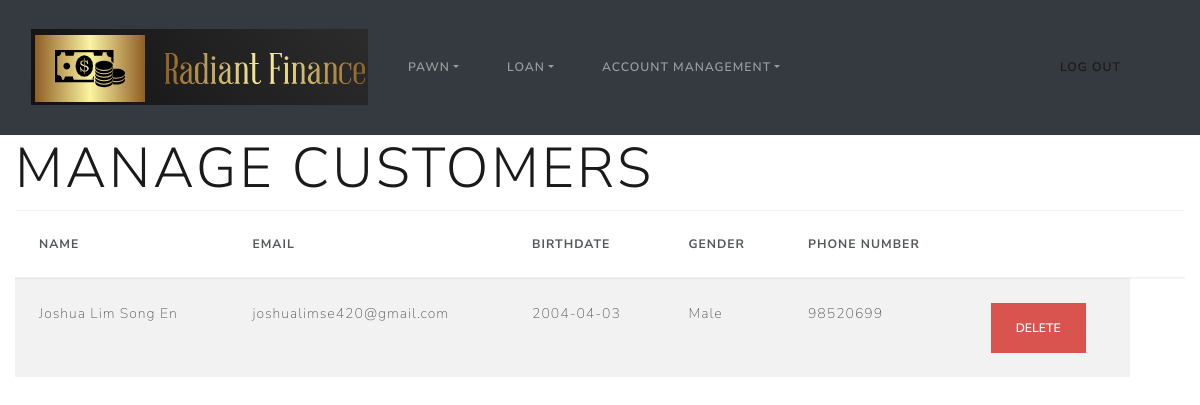
The page /manageCustomer (signed in) on the database as committed earlier.
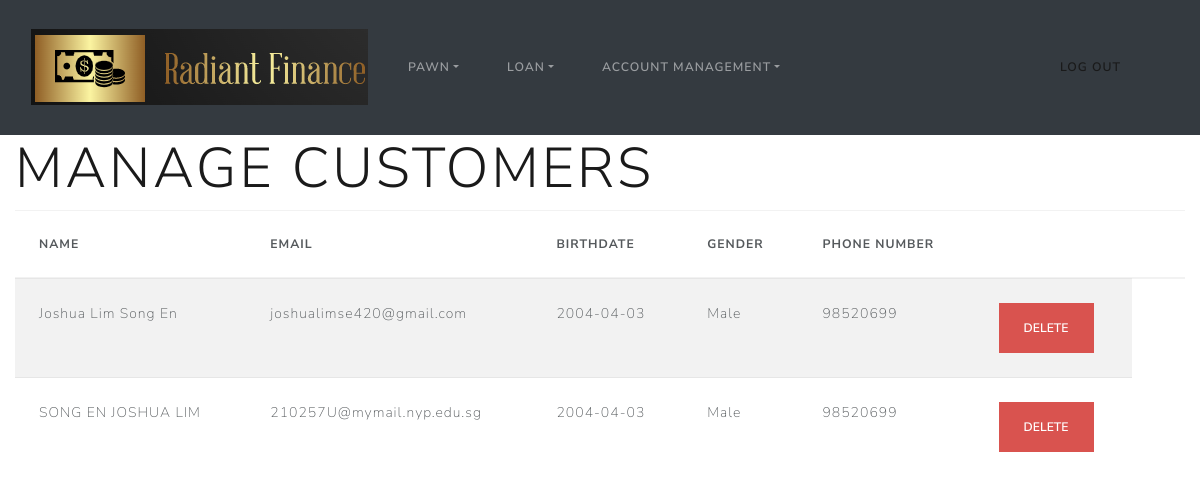
The same page on the database as committed later.
### __init__.py (models this page shows)
class User(db.Model, UserMixin):
    id = db.Column(db.Integer, primary_key=True)
    name = db.Column(db.String(20), nullable=False)
    gender = db.Column(db.String(1), nullable=False)
    phone = db.Column(db.String(8), nullable=False)
    birthdate = db.Column(db.Date, nullable=False)
    email = db.Column(db.String(30), nullable=False)
    password = db.Column(db.String(100), nullable=False)
    role = db.Column(db.Integer, nullable=False)
    passwordChange = db.Column(db.Date, nullable=False)
    passAttempt = (db.Column(db.Integer, nullable=False))
    TWOFAStatus = db.Column(db.String(30), nullable=False)
    FUI = db.Column(db.String(300), nullable=True)
    FUI_ID = db.Column(db.String(300), nullable=True)
    verified = db.Column(db.Integer, nullable=True)

### __init__.py (the view)
@app.route('/manageCustomer', methods=['GET', 'POST'])
@login_required
def manage_customers():
    role = session['role']
    if role == 1:
        pass
    else:
        return redirect(url_for('main'))
    return render_template('manageCustomer.html', Users=User.query.all())

### __init__.py (called while the page is built)
@login_manager.user_loader
def load_user(user_id):
    return User.query.get(int(user_id))

### templates/manageCustomer.html (shortened to what this page needs)
{% extends "baseDashboard.html" %}
{% block content %}
<h1 class="display-4">Manage Customers</h1>
<div>
  <table class="table table-striped">
    <thead>
      <tr>
        <th>Name</th>
        <th>Email</th>
        <th>BirthDate</th>
        <th>gender</th>
        <th>Phone Number</th>
        <th></th>
        <th></th>
      </tr>
    </thead>
    <tbody>
      {% for User in Users %}
      {%if User.role==0%}
        <tr>
          <td>{{ User.name }}</td>
          <td>{{ User.email }}</td>
          <td>{{User.birthdate}}</td>
          {% if User.gender == "F" %}
            <td>Female</td>
          {% elif User.gender == "M" %}
            <td>Male</td>
          {% endif %}
          <td>{{User.phone}}</td>
        <td>
            <form action="{{url_for('delete_customer', id=User.id)}}" method="POST">
          <form type="button" class="btn btn-danger" data-bs-toggle="modal" data-bs-target="#myModal_{{User.id}}">
            <input type="submit" value="Delete" class="btn btn-danger">
          </form>
            </form>
          </td>
        </tr>
        {%endif%}
      {% endfor %}
    </tbody>
  </table>
</div>
{% endblock %}

### templates/baseDashboard.html (shortened to what this page needs)
<!DOCTYPE html>
<html lang="en">
<head>
    <link rel="stylesheet" href="https://cdn.jsdelivr.net/npm/bootswatch@4.5.2/dist/lux/bootstrap.min.css">
</head>
<body>
    {% block navbar %}
        {% include 'includes/_navbarDashBoard.html' %}
    {% endblock %}
    <div class="container-fluid">
        {% block content %}
        {% endblock %}
    </div>
</body>
</html>

### templates/includes/_navbarDashboard.html (shortened to what this page needs)
<nav class="navbar navbar-expand-sm bg-dark navbar-dark">
  <div class="container-fluid">
    <a class="navbar-brand" href="/dashboard"><img src="static/img/logo.png" alt=""></a>
    <div class="collapse navbar-collapse" id="collapsibleNavbar">
      <ul class="navbar-nav">
        <li class="nav-item dropdown">
              <a class="nav-link dropdown-toggle" href="#" role="button" data-bs-toggle="dropdown">Pawn</a>
        </li>
         <li class="nav-item dropdown">
              <a class="nav-link dropdown-toggle" href="#" role="button" data-bs-toggle="dropdown">Loan</a>
        </li>
          <li class="nav-item dropdown">
              <a class="nav-link dropdown-toggle" href="#" role="button" data-bs-toggle="dropdown">Account Management</a>
        </li>
      </ul>
        <ul class = "like">
        <div class = "Loke">
          <li class="nav-item">
          <a class="nav-link" href="/logout">Log Out</a>
          </li>
        </div>
        </ul>
    </div>
  </div>
</nav>

### templates/includes/_navbarDashboard.html (style rules this page uses)
.like { display: flex; flex-direction: column; margin-left: auto; margin-bottom: 0; list-style: none; }

Rows that differ between the two databases and show on the page:
added User: name "SONG EN JOSHUA LIM", email "210257U@mymail.nyp.edu.sg", birthdate "2004-04-03", gender "Male", phone "98520699"
